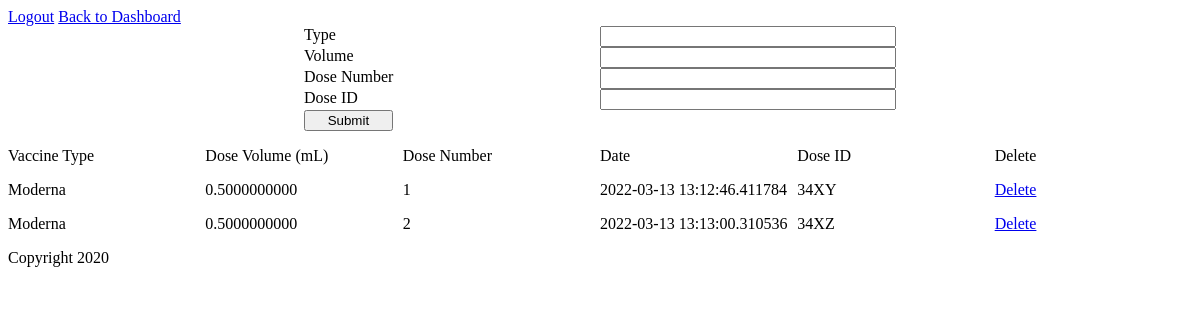
Page /vaccine-dose/vaccine-record/2 on the committed database.
### app/models.py (models this page shows)
class Vaccine_Dose(db.Model):
    id = db.Column(db.Integer, primary_key=True)
    type = db.Column(db.String(120), nullable=False)
    volume = db.Column(db.Numeric, nullable=False)
    dose_no = db.Column(db.Integer, nullable=False)
    dose_id = db.Column(db.String(6), nullable=False)
    dose_date = db.Column(db.DateTime(timezone=True), default=datetime.now)
    patient_id = db.Column(db.Integer, db.ForeignKey('patient.id'))

### app/blueprints/vaccine_dose_blueprint.py (the view)
@vaccine_dose.route('/vaccine-record/<patient_id>', methods=['GET', 'POST'])
def display_records(patient_id):
    if not patient_id:
        return redirect(url_for('patients'))
    patient = Patient.query.filter_by(id=patient_id).first()
    if patient:
        vaccine_doses = Vaccine_Dose.query.filter_by(patient_id=patient_id)
        return render_template('vaccine_record.html', vaccine_doses=vaccine_doses, patient_id=patient_id)

### app/templates/vaccine_record.html (shortened to what this page needs)
{% extends "base.html" %}
{% block head %}
    {{ super() }}
    <link rel="stylesheet" href="{{ url_for('static', filename='css/vaccine_dose.css') }}">
{% endblock %}
{% block content %}
    <a href="{{ url_for('doctor.logout') }}">Logout</a>
    <a href="{{ url_for('index')}}">Back to Dashboard</a>
    <form name='vaccine-dose-registration-form' action="{{ url_for('vaccine_dose.add_record', patient_id=patient_id) }}" method='post'>
        <label>Type</label>
        <input list="vaccine-types" name="type" required>
        <label>Volume</label>
        <input name="volume" type="number" step=".01" required>
        <label>Dose Number</label>
        <input name="dose-number" type="number" required>
        <label>Dose ID</label>
        <input name="dose-id" type="text" required>
        <input type="submit" />
    </form>
    <div id="vaccine-dose-list">
        <p>Vaccine Type</p><p>Dose Volume (mL)</p><p>Dose Number</p><p>Date</p><p>Dose ID</p><p>Delete</p>
        {% for vaccine_dose in vaccine_doses %}
            <p>{{vaccine_dose.type}}</p><p>{{vaccine_dose.volume}}</p><p>{{vaccine_dose.dose_no}}</p><p>{{vaccine_dose.dose_date}}</p><p>{{vaccine_dose.dose_id}}</p><a href="{{ url_for('vaccine_dose.delete_record', patient_id=patient_id, vaccine_id=vaccine_dose.id)}}">Delete</a>
        {% endfor %}
    </div>
{% endblock %}

### app/static/css/style.css (style rules this page uses)
form { display: grid; grid-template-rows: repeat(4, 1fr); grid-template-columns: 1fr 1fr 1fr 1fr; }
form > label { grid-column: 2; }
form > input { grid-column: 3; }
form > input[type=submit] { grid-column: 2; width: 30%; }

### app/static/css/vaccine_dose.css (style rules this page uses)
#vaccine-dose-list { display: grid; grid-template-columns: 1fr 1fr 1fr 1fr 1fr 1fr; }
#vaccine-dose-list > p { margin-top: 0 }

### rows in the picture
Vaccine_Dose: type "Moderna", volume "0.5000000000", dose_no "1", dose_date "2022-03-13 13:12:46.411784", dose_id "34XY"
Vaccine_Dose: type "Moderna", volume "0.5000000000", dose_no "2", dose_date "2022-03-13 13:13:00.310536", dose_id "34XZ"
